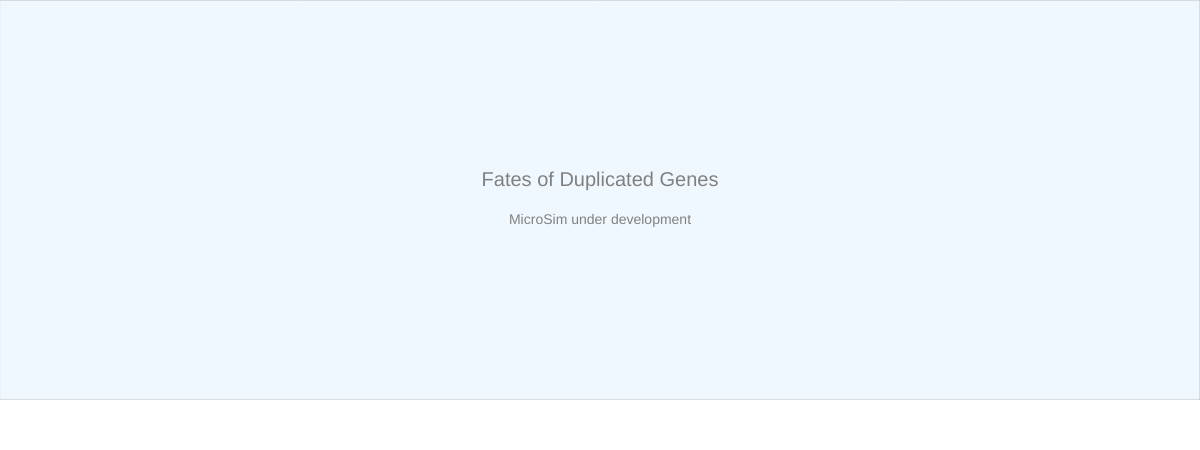
Frame 1 (no input)
Frame 60 (no input): identical to frame 1, image omitted
Frame 120 (the mouse pressed at the canvas centre since frame 60): identical to frame 1, image omitted

The p5.js sketch that drew this single still picture (run headless with seeded random() and noise() and a simulated clock; from frame 60 on, the mouse is pressed at the canvas centre):

// p5.js sketch
// ── sketch.js
// Fates of Duplicated Genes
// CANVAS_HEIGHT: 450
let drawHeight = 400;
let controlHeight = 50;
let canvasWidth, canvasHeight;

function updateCanvasSize() {
    const container = document.querySelector('main');
    canvasWidth = container ? container.offsetWidth : windowWidth;
    canvasHeight = drawHeight + controlHeight;
}

function setup() {
    updateCanvasSize();
    const canvas = createCanvas(canvasWidth, canvasHeight);
    canvas.parent(document.querySelector('main'));
    textSize(16);
}

function draw() {
    // Drawing area
    fill('aliceblue');
    stroke('silver');
    strokeWeight(1);
    rect(0, 0, canvasWidth, drawHeight);

    // Control area
    fill('white');
    noStroke();
    rect(0, drawHeight, canvasWidth, controlHeight);

    // Placeholder text
    fill('gray');
    noStroke();
    textAlign(CENTER, CENTER);
    textSize(20);
    text('Fates of Duplicated Genes', canvasWidth / 2, drawHeight / 2 - 20);
    textSize(14);
    text('MicroSim under development', canvasWidth / 2, drawHeight / 2 + 20);
}

function windowResized() {
    updateCanvasSize();
    resizeCanvas(canvasWidth, canvasHeight);
}

// ── main.html
<!DOCTYPE html>
<html lang="en">
<head>
    <meta charset="UTF-8">
    <meta name="viewport" content="width=device-width, initial-scale=1.0">
    <title>Fates of Duplicated Genes</title>
    <script src="https://cdnjs.cloudflare.com/ajax/libs/p5.js/1.11.1/p5.min.js"></script>
    <style>
        body {
            margin: 0;
            padding: 0;
            overflow-x: hidden;
            font-family: Arial, Helvetica, sans-serif;
        }
        main {
            display: block;
            width: 100%;
            max-width: 100%;
            box-sizing: border-box;
        }
        canvas {
            display: block;
        }
    </style>
</head>
<body>
    <main></main>
    <script src="sketch.js"></script>
</body>
</html>
